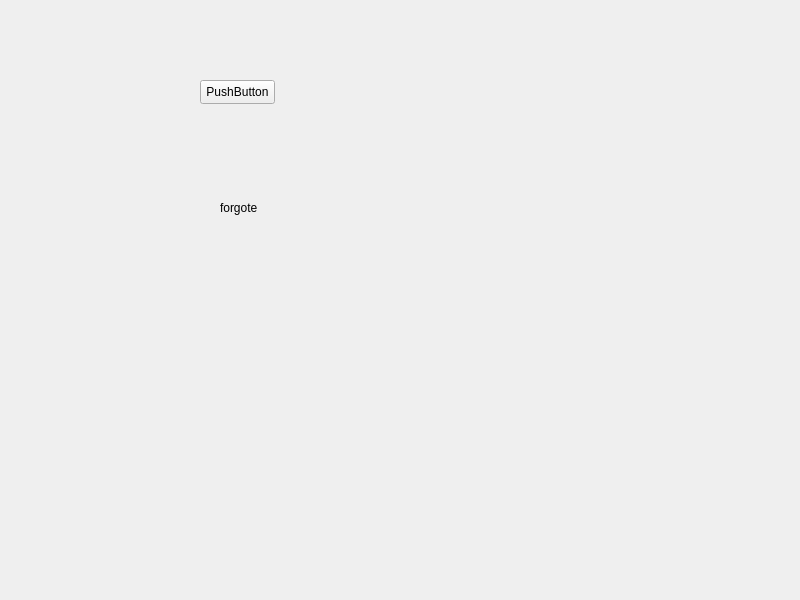
<?xml version="1.0" encoding="UTF-8"?>
<ui version="4.0">
 <class>MainWindow</class>
 <widget class="QMainWindow" name="MainWindow">
  <property name="geometry">
   <rect>
    <x>0</x>
    <y>0</y>
    <width>800</width>
    <height>600</height>
   </rect>
  </property>
  <property name="windowTitle">
   <string>MainWindow</string>
  </property>
  <widget class="QWidget" name="centralwidget">
   <widget class="QPushButton" name="pushButton">
    <property name="geometry">
     <rect>
      <x>200</x>
      <y>80</y>
      <width>75</width>
      <height>24</height>
     </rect>
    </property>
    <property name="text">
     <string>PushButton</string>
    </property>
   </widget>
   <widget class="QLabel" name="label">
    <property name="geometry">
     <rect>
      <x>220</x>
      <y>200</y>
      <width>49</width>
      <height>16</height>
     </rect>
    </property>
    <property name="text">
     <string>forgote</string>
    </property>
   </widget>
  </widget>
 </widget>
 <resources/>
 <connections/>
</ui>
